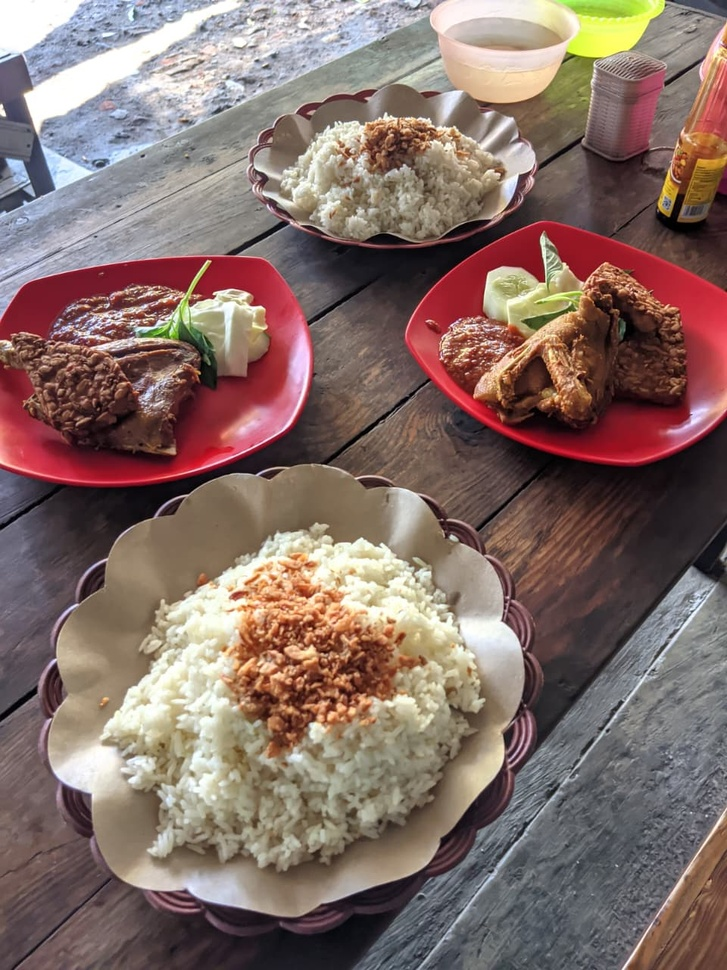
#> input picture img/food.jpeg, 727 x 970 px, shrunk from 960 x 1280 before the run
$ python intro.py
#> lines starting #> are read from the running program, lines starting #| are printed output that depends on the picture; after the words box and inside, x2 and y2 are one past the last pixel; in counts of white or black regions, pixels touching at a corner belong together
import cv2
import numpy as np

image = cv2.imread("img/food.jpeg")
#> image is the input picture: shape (970, 727, 3); mean B, G, R 104.1, 110.6, 132.5

hsv = cv2.cvtColor(image, cv2.COLOR_BGR2HSV)
#> hsv: shape (970, 727, 3); mean H, S, V 71.6, 72.6, 135.8

low_biru = np.array([100, 50, 50])
up_biru = np.array([140, 255, 255])

mask = cv2.inRange(hsv, low_biru, up_biru)
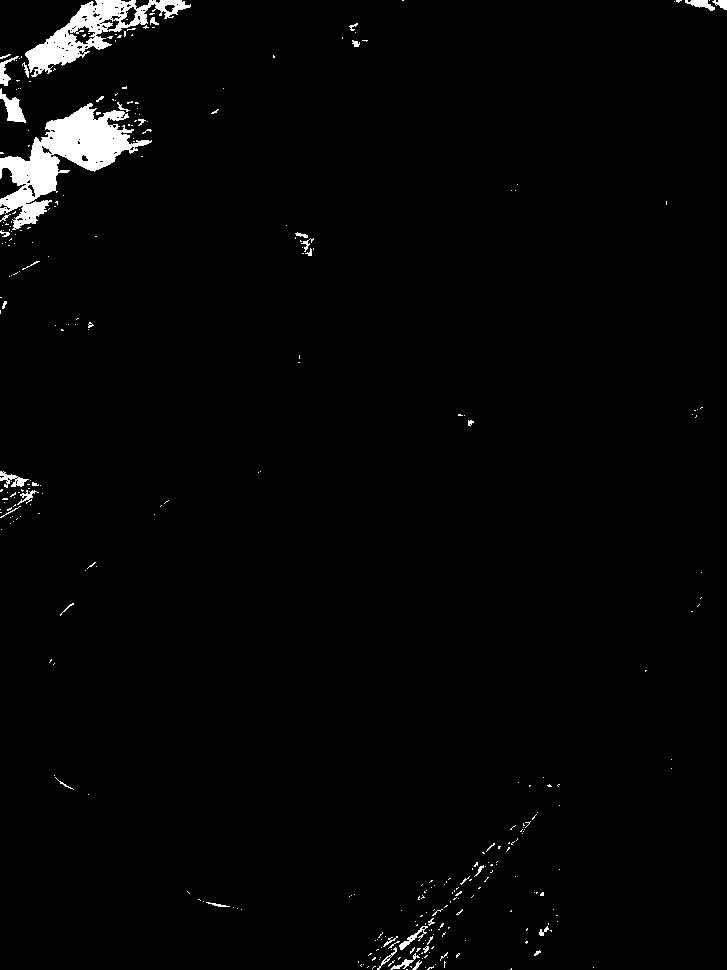
#> mask: shape (970, 727); 2% white; 331 white regions (292 under 20 px), largest, box (x1, y1, x2, y2) and area: (0, 103, 152, 230) 6788, (25, 0, 191, 77) 3810, (0, 88, 26, 123) 398

filtered = cv2.bitwise_and(image, image, mask=mask)
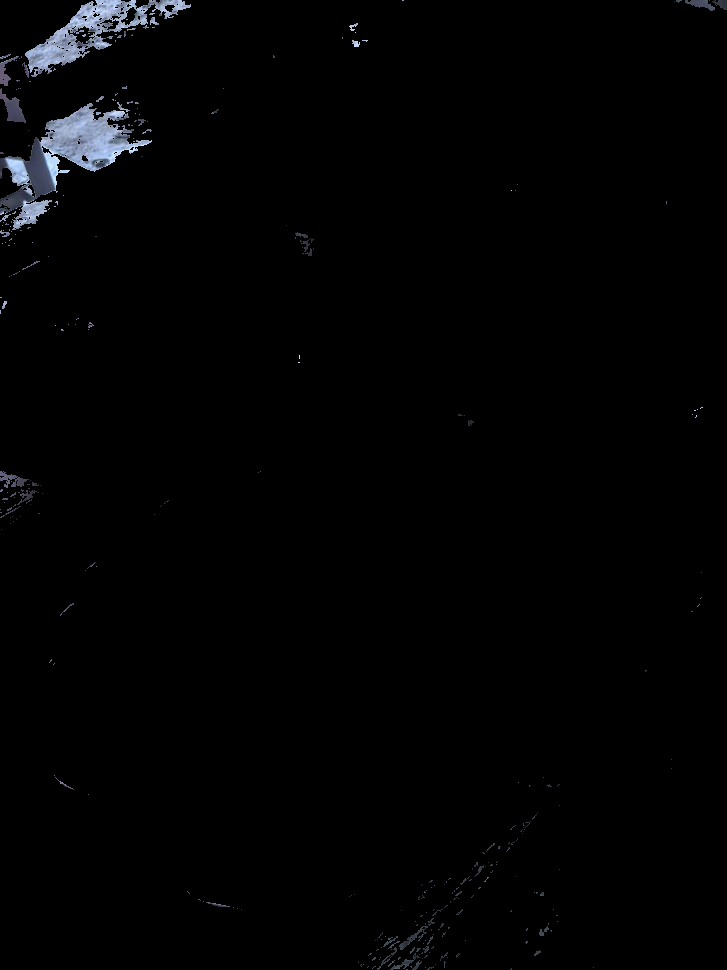
#> filtered: shape (970, 727, 3); mean B, G, R 3.2, 2.7, 2.5

cv2.imshow("img", image)
cv2.imshow("filtered", filtered)
cv2.waitKey(0)
cv2.destroyAllWindows()
